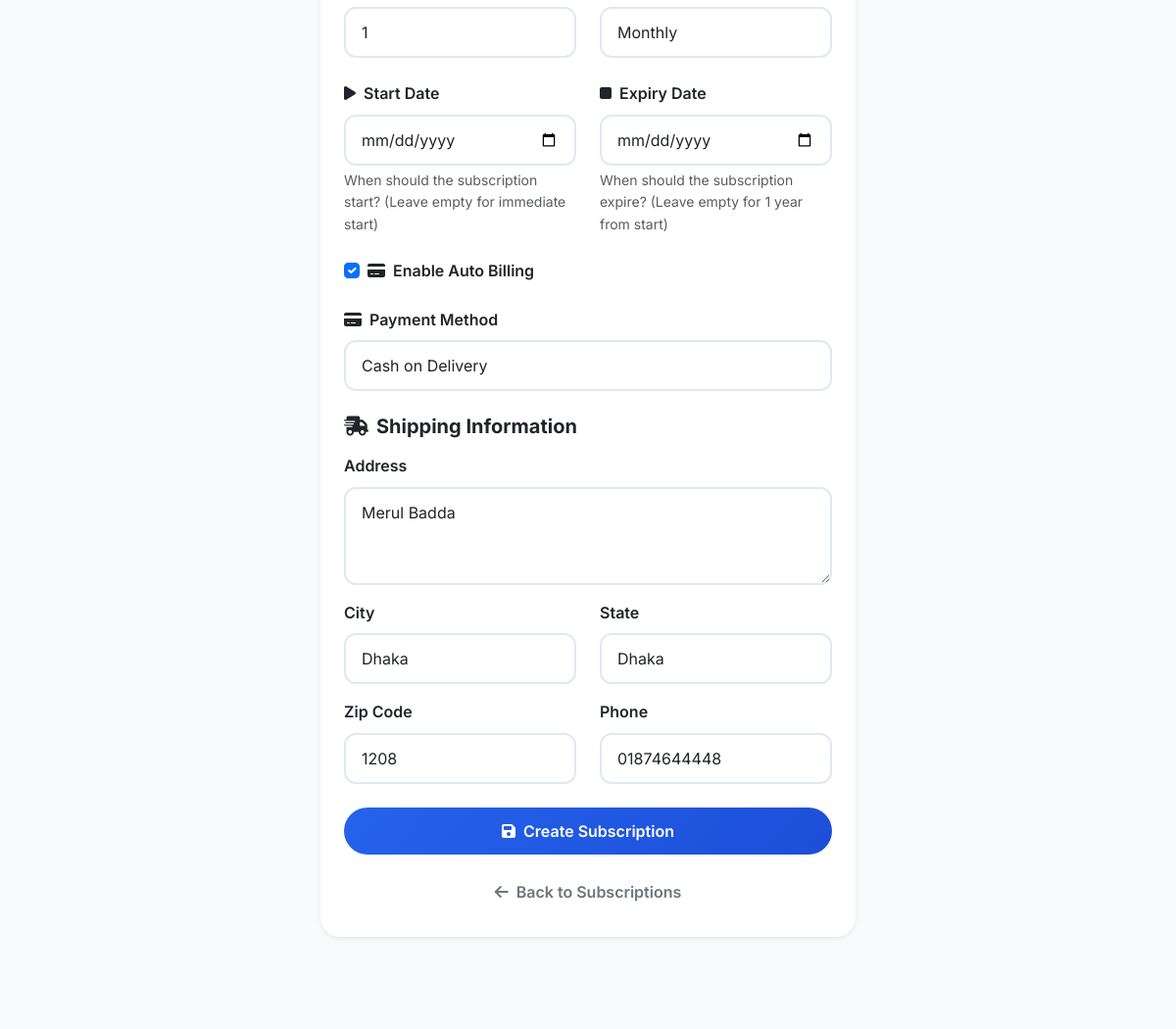
The page /orders/subscriptions/add/ (signed in, middle part) on the database as committed earlier.
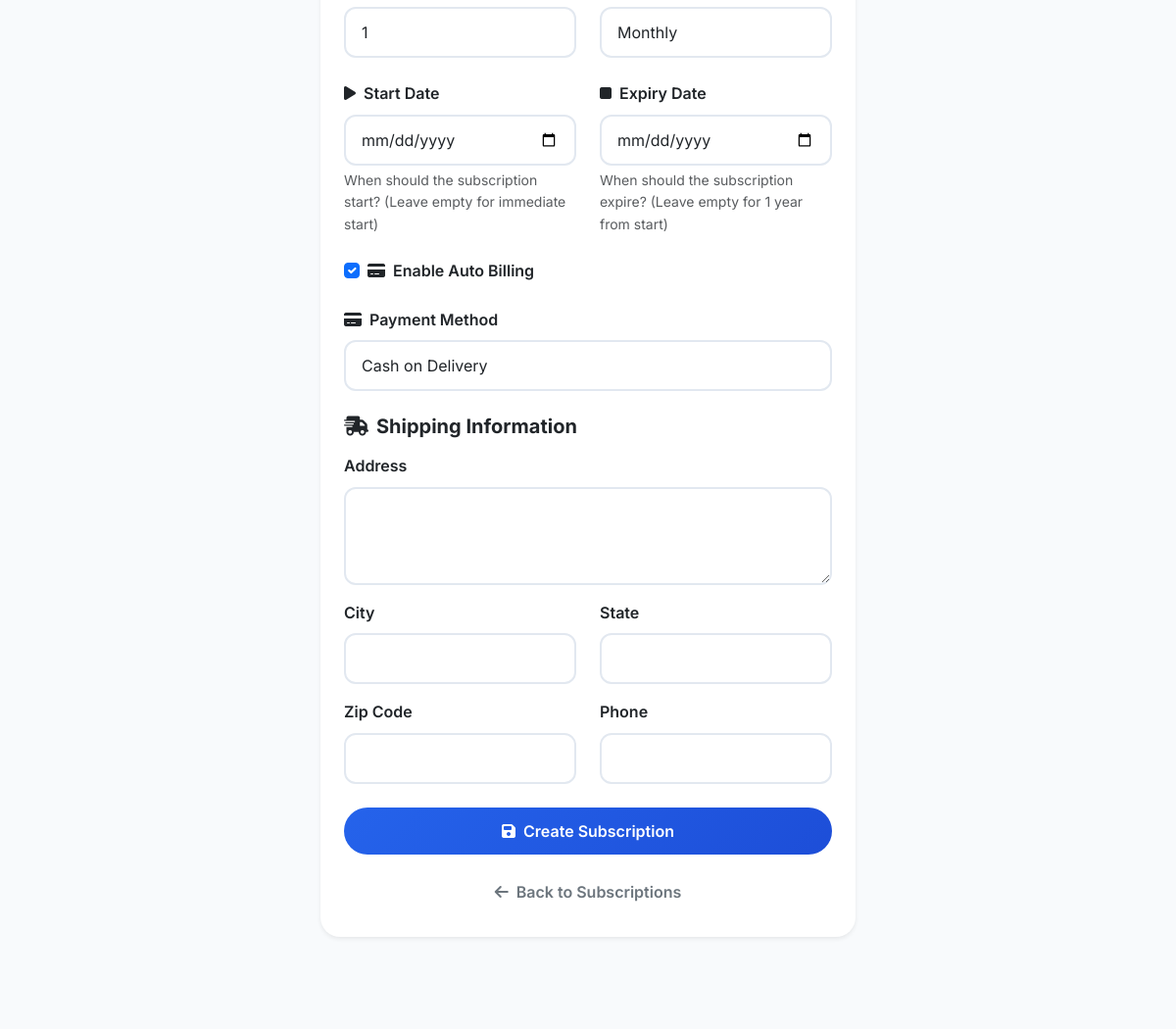
The same page on the database as committed later.
### orders/models.py (models this page shows, shortened)
class Order(models.Model):
    STATUS_CHOICES = (
        ('pending', 'Pending'),
        ('confirmed', 'Confirmed'),
        ('processing', 'Processing'),
        ('shipped', 'Shipped'),
        ('delivered', 'Delivered'),
        ('cancelled', 'Cancelled'),
    )
    user = models.ForeignKey(settings.AUTH_USER_MODEL, on_delete=models.CASCADE)
    order_number = models.CharField(max_length=20, unique=True)
    status = models.CharField(max_length=20, choices=STATUS_CHOICES, default='pending')
    total_amount = models.DecimalField(max_digits=10, decimal_places=2)
    shipping_address = models.TextField()
    shipping_city = models.CharField(max_length=100)
    shipping_state = models.CharField(max_length=100)
    shipping_zip_code = models.CharField(max_length=10)
    shipping_phone = models.CharField(max_length=15)
    payment_method = models.CharField(max_length=50, default='Cash on Delivery')
    payment_status = models.CharField(max_length=20, default='pending')
    created_at = models.DateTimeField(auto_now_add=True)
    updated_at = models.DateTimeField(auto_now=True)
    class Meta:
        ordering = ['-created_at']

### orders/views.py (the view)
# urls.py: path('subscriptions/add/', views.add_subscription, name='add_subscription'),
@login_required
def add_subscription(request):
    if request.method == 'POST':
        form = SubscriptionForm(request.POST, user=request.user)
        if form.is_valid():
            subscription = form.save(commit=False)
            subscription.user = request.user
            subscription.save()
            messages.success(request, 'Subscription created successfully!')
            return redirect('orders:subscriptions')
    else:
        form = SubscriptionForm(user=request.user)
    context = {
        'form': form,
        'title': 'Add Subscription',
    }
    return render(request, 'orders/add_subscription.html', context)

### products/models.py (called while the page is built)
    def __str__(self):
        return self.name

### templates/orders/add_subscription.html (shortened to what the changed rows need)
{% extends 'base.html' %}
{% block content %}
<div class="container py-5">
    <div class="row justify-content-center">
        <div class="col-md-8 col-lg-6">
            <div class="card border-0 shadow-sm" style="border-radius: 20px;">
                <div class="card-body p-4">
                    <form method="post">
                        <div class="mb-4">
                            <label for="{{ form.payment_method.id_for_label }}" class="form-label fw-semibold">
                                <i class="fas fa-credit-card me-2"></i>Payment Method
                            </label>
                            {{ form.payment_method }}
                        </div>
                        <div class="mb-4">
                            <div class="mb-3">
                                <label for="{{ form.shipping_address.id_for_label }}" class="form-label fw-semibold">Address</label>
                                {{ form.shipping_address }}
                            </div>
                            <div class="row mb-3">
                                <div class="col-md-6">
                                    <label for="{{ form.shipping_city.id_for_label }}" class="form-label fw-semibold">City</label>
                                    {{ form.shipping_city }}
                                </div>
                                <div class="col-md-6">
                                    <label for="{{ form.shipping_state.id_for_label }}" class="form-label fw-semibold">State</label>
                                    {{ form.shipping_state }}
                                </div>
                            </div>
                            <div class="row mb-3">
                                <div class="col-md-6">
                                    <label for="{{ form.shipping_zip_code.id_for_label }}" class="form-label fw-semibold">Zip Code</label>
                                    {{ form.shipping_zip_code }}
                                </div>
                                <div class="col-md-6">
                                    <label for="{{ form.shipping_phone.id_for_label }}" class="form-label fw-semibold">Phone</label>
                                    {{ form.shipping_phone }}
                                </div>
                            </div>
                        </div>
                    </form>
                </div>
            </div>
        </div>
    </div>
</div>
{% endblock %}

Rows that differ between the two databases and show on the page:
removed Order: payment_method "Cash on Delivery", shipping_address "Merul Badda", shipping_city "Dhaka", shipping_state "Dhaka", shipping_zip_code "1208", shipping_phone "01874644448"
Other text that changed with them:
form field payment_method: (not shown) → "Cash on Delivery"
